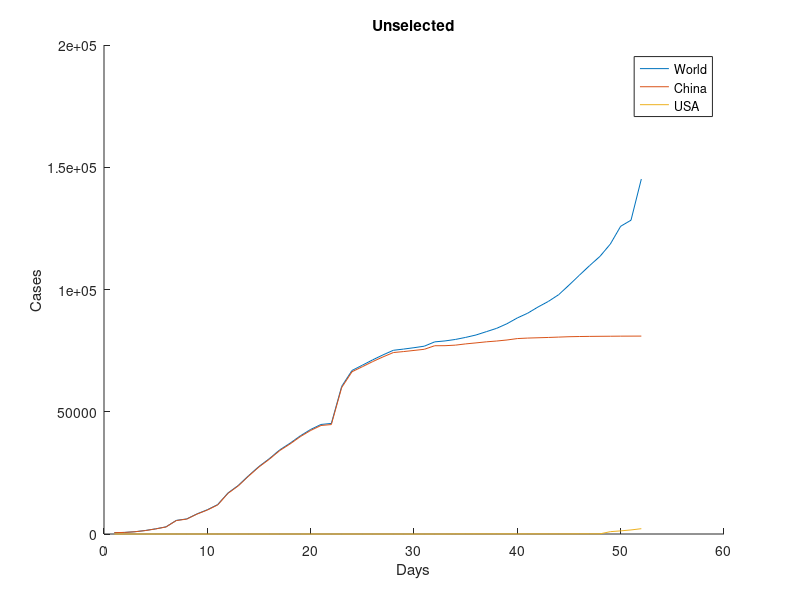
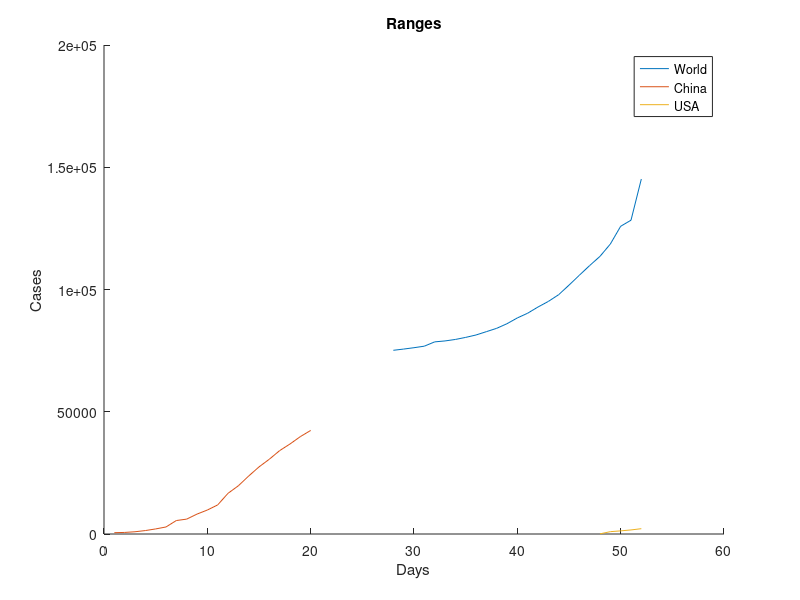

MATLAB code for these plots, in order: (Note: this script raises an error after producing the figures.)
close all
clear all
clc

data = dlmread('./Lab5_Problem1_Data.csv');


days = data(:,1);
world = data(:,2);
china = data(:,3);
usa = data(:,4);
usaRange = usa(48:length(usa));
usaDays = days(48:length(days));

chinaRange = china(1:20);
chinaDays = days(1:20);

worldRange = world(28:length(world));
worldDays = days(28:length(days));
figure;
hold on
plot(days, world);
plot(days, china);
plot(days, usa);
legend("World", "China", "USA");
xlabel("Days");
ylabel("Cases");
title("Unselected");

figure;
hold on
plot(worldDays, worldRange);
plot(chinaDays, chinaRange);
plot(usaDays, usaRange);
legend("World", "China", "USA");
title("Ranges");
xlabel("Days");
ylabel("Cases");


%%%%%%%%%%%VALIDATION%%%%%%%%%%%%%%%%%
a0 = 0.5;
a1 = 0.1;
a2 = 0.9;
a3 = 0.8;
y = @(x) a0+a1*x+a2*x.^2+a3*x.^3;
x = 1:100;
yout = y(x);
[plys, r2] = polynomialregression(yout, 3);
assert(r2==1);

%exp val
a0 = 1.1;
a1 = 0.3;
y = @(x) a0*exp(a1*x);
x = 1:100;
yout = y(x);
figure
scatter(x,yout);
hold on
[plys, r2] = exponentialregression(yout);
fplot(@(x) plys(1)*exp(plys(2)*(x)), [min(x), max(x)]);
assert(r2==1);


%%%now with the real data
%%china
[plys, r2] = polynomialregression(chinaRange, 3)
chinaCFH = @(x) plys(1)+plys(2)*x+plys(3)*x.^2+plys(4)*x^3;
figure;
subplot(2,1,1);
hold on
fplot(chinaCFH, [0, max(chinaDays)]);
scatter(chinaDays, chinaRange);
legend()
title(strcat("China Polynomial Model r^2 = ", mat2str(r2)(1:4)));
xlabel("Days");
ylabel("Confirmed cases");

[plys, r2] = exponentialregression(chinaRange)
chinaEFH = @(x) plys(1)*exp(plys(2)*x);
subplot(2,1,2);
hold on
fplot(chinaEFH, [0, max(chinaDays)]);
scatter(chinaDays, chinaRange);
legend()
title(strcat("China Exponential Model r^2 = ", mat2str(r2)(1:4)));
xlabel("Days");
ylabel("Confirmed cases");
saveas(gcf, "ChinaRegression.png");
%USA
startingDay = min(usaDays);
[plys, r2] = polynomialregression(usaRange, 3)
usaCFH = @(x) plys(1)+plys(2)*(x)+plys(3)*(x).^2+plys(4)*(x)^3;
figure;
subplot(2,1,1);
hold on
fplot(usaCFH, [0, length(usaDays)]);
scatter(usaDays-startingDay+1,usaRange);
legend()
title(strcat("USA Polynomial Model r^2 = ", mat2str(r2)(1:4)));
xlabel("Days after day 47");
ylabel("Confirmed cases");

[plys, r2] = exponentialregression(usaRange)
usaEFH = @(x) plys(1)*exp(plys(2)*(x));
subplot(2,1,2);
hold on
fplot(usaEFH, [1, length(usaDays)]);
scatter(usaDays-startingDay+1, usaRange);
legend()
title(strcat("USA Exponential Model r^2 = ", mat2str(r2)(1:4)));
xlabel("Days after day 47");
ylabel("Confirmed cases");

saveas(gcf, "USARegression.png");
%%%WORLD

[plys, r2] = polynomialregression(worldRange, 3)
startingDay = min(worldDays);
worldCFH = @(x) plys(1)+plys(2)*(x)+plys(3)*(x).^2+plys(4)*(x)^3;
figure;
subplot(2,1,1);
hold on
fplot(worldCFH, [1, length(worldDays)]);
scatter(worldDays-startingDay+1, worldRange);
legend()
title(strcat("World Polynomial Model r^2 = ", mat2str(r2)(1:4)));

xlabel("Days after day 27");
ylabel("Confirmed cases");

[plys, r2] = exponentialregression(worldRange)
worldEFH = @(x) plys(1)*exp(plys(2)*(x));
subplot(2,1,2);

hold on
fplot(worldEFH, [1, length(worldDays)]);
scatter(worldDays-startingDay+1, worldRange);
legend()
title(strcat("World Exponential Model r^2 = ", mat2str(r2)(1:4)));

xlabel("Days after day 27");
ylabel("Confirmed cases");
saveas(gcf, "WorldRegression.png");



